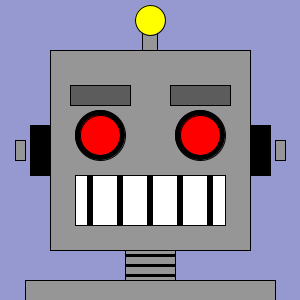
Frame 1 (no input)
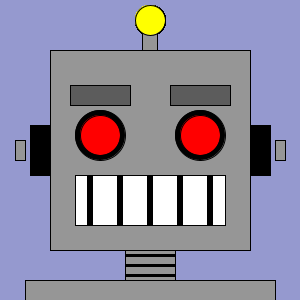
Frame 60 (the mouse pressed at the canvas centre just before this capture)
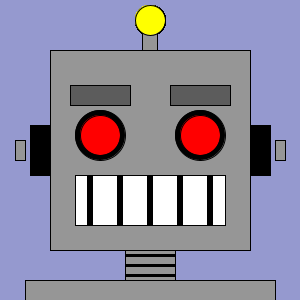
Frame 120 (the mouse held since frame 60 and released just before this capture)

The Processing sketch that drew these frames (run headless with seeded random() and noise(); from frame 60 on, the mouse is pressed at the canvas centre):

// Processing sketch: processing_140736
// ── processing_140736.pde

//CJ Jarmuth

//declare global variables
int eyeColor = 255; 
int browMove = -55;
int mouWidth = 50;
int antColor = 255;
boolean clicked = false;

//runs once
void setup(){
  size(300,300);
  background(149,153,207);

}

void keyPressed(){
  clicked =! clicked;
}

//runs forever
void draw(){
  
   if (clicked == false){
    eyeColor = 255;  
  }
   if (clicked == true){
    eyeColor = 100;  
  }
     if (clicked == false){
    browMove = -55;  
  }
     if (clicked == true){
    browMove = -30;  
  }
       if (clicked == false){
    mouWidth = 50;  
  }
     if (clicked == true){
    mouWidth = 5;  
  }
         if (clicked == false){
    antColor = 255;  
  }
     if (clicked == true){
    antColor = 100;  
  }

  translate(150,150);
  rectMode(CENTER);
  fill(150,150,150);
  rect(0,0,200,200);
  
  //ears
  rectMode(CENTER);
  fill(150);
  rect(-130,0,10,20);
  
    rectMode(CENTER);
  fill(150);
  rect(130,0,10,20);
  
  rectMode(CENTER);
  fill(0);
  rect(110,0,20,50);
  
  rectMode(CENTER);
  fill(0);
  rect(-110,0,20,50);
  
  //mouth
  rectMode(CENTER);
  fill(255);
  rect(0,50,150,mouWidth);
  
  rectMode(CENTER);
  fill(0);
  rect(60,50,5,mouWidth);
  
  rectMode(CENTER);
  fill(0);
  rect(30,50,5,mouWidth);
  
  rectMode(CENTER);
  fill(0);
  rect(0,50,5,mouWidth);
  
  rectMode(CENTER);
  fill(0);
  rect(-30,50,5,mouWidth);
  
  rectMode(CENTER);
  fill(0);
  rect(-60,50,5,mouWidth);
  
  //eyes...kinda
  fill(0,0,0);
  ellipse(50,-15,50,50);
  
  fill(eyeColor,0,0);
  ellipse(50,-15,40,40);
  
  fill(0,0,0);
  ellipse(-50,-15,50,50);
  
  fill(eyeColor,0,0);
  ellipse(-50,-15,40,40);
  
  //antenna
  rectMode(CENTER);
  fill(150,150,150);
  rect(0,-115,15,30);
  
  fill(antColor,antColor,0);
  ellipse(0,-130,30,30);
  
  //eyebrows
  rectMode(CENTER);
  fill(92);
  rect(50,browMove,60,20);
  
 
  rectMode(CENTER);
  fill(92);
  rect(-50,browMove,60,20);
  
  //neck
  rectMode(CENTER);
  fill(150,150,150);
  rect(0,115,50,30);
  
  rectMode(CENTER);
  fill(150,150,150);
  rect(0,153,250,45);
  
  rectMode(CENTER);
  fill(0);
  rect(0,105,50,2);
  
  rectMode(CENTER);
  fill(0);
  rect(0,115,50,2);
  
  rectMode(CENTER);
  fill(0);
  rect(0,125,50,2);
}
